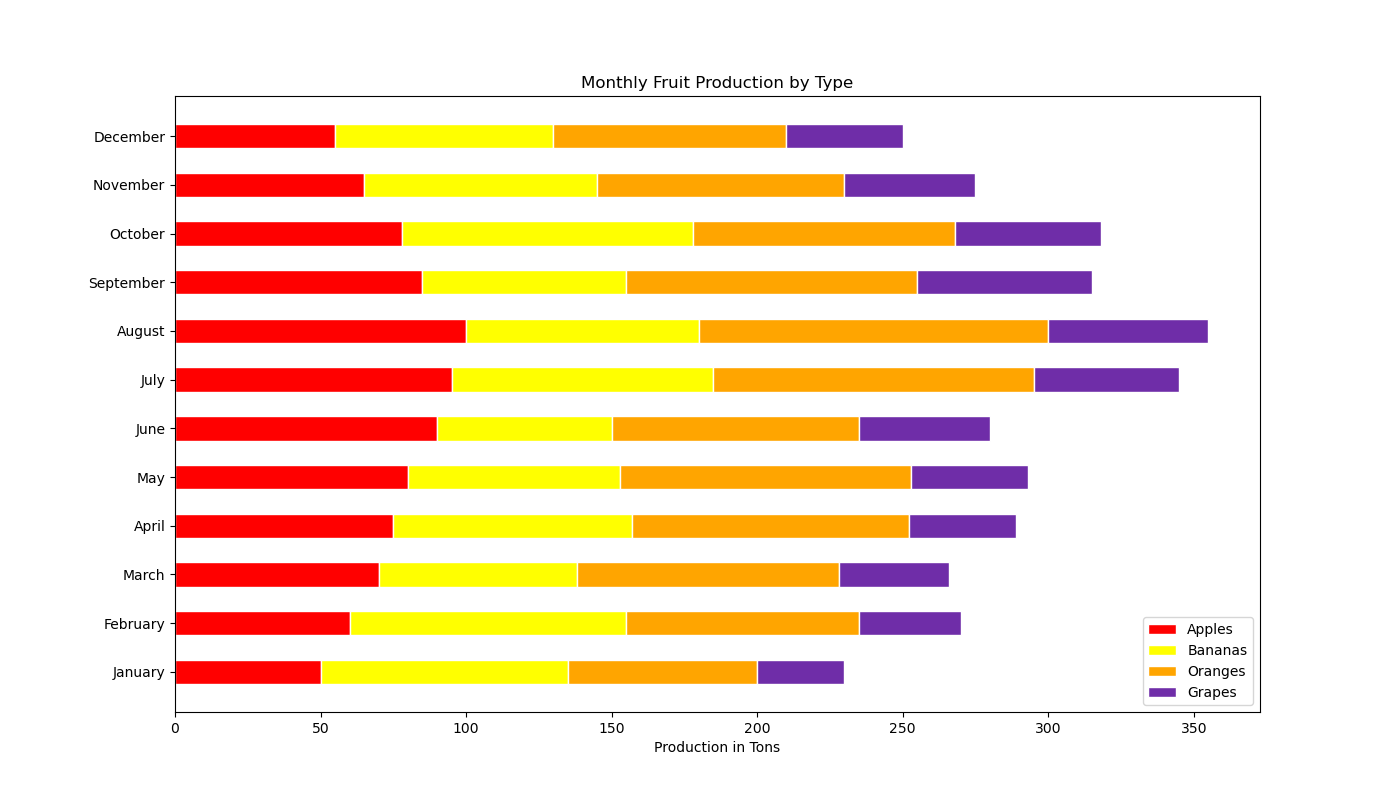

Write the Python code that produced this figure.

import matplotlib.pyplot as plt

# Data
months = ['January', 'February', 'March', 'April', 'May', 'June', 
          'July', 'August', 'September', 'October', 'November', 'December']
apples = [50, 60, 70, 75, 80, 90, 95, 100, 85, 78, 65, 55]
bananas = [85, 95, 68, 82, 73, 60, 90, 80, 70, 100, 80, 75]
oranges = [65, 80, 90, 95, 100, 85, 110, 120, 100, 90, 85, 80]
grapes = [30, 35, 38, 37, 40, 45, 50, 55, 60, 50, 45, 40]

# Stacked Bar Chart
plt.figure(figsize=(14, 8))  # Change width and height of the chart
bar_width = 0.5  # Change width of bars

# Creating a horizontal bar chart by using `barh` instead of `bar`
plt.barh(months, apples, color='#FF0000', edgecolor='white', height=bar_width, label='Apples')
plt.barh(months, bananas, left=apples, color='#FFFF00', edgecolor='white', height=bar_width, label='Bananas')
plt.barh(months, oranges, left=[i+j for i,j in zip(apples, bananas)], color='#FFA500', edgecolor='white', height=bar_width, label='Oranges')
plt.barh(months, grapes, left=[i+j+k for i,j,k in zip(apples, bananas, oranges)], color='#6F2DA8', edgecolor='white', height=bar_width, label='Grapes')

plt.xlabel('Production in Tons')  # Note the switch from ylabel to xlabel
plt.title('Monthly Fruit Production by Type')  # Change the headline
plt.yticks(months)  # Appropriately adjusting for horizontal chart
plt.legend(loc='lower right')

# Display the plot
plt.show()
